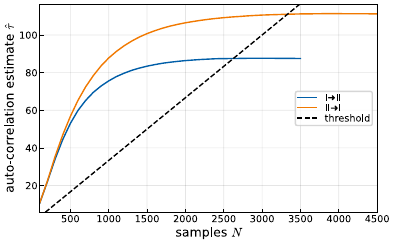

This chart was generated by the following Python code:
"""
Plot the auto-correlation times during a sampling run that continued until convergence.
"""
from pathlib import Path

import pandas as pd
import numpy as np
import matplotlib.pyplot as plt

from lyscripts.plot.histograms import get_size

MODELS = {
    "add12": "I➜II",
    "add21": "II➜I",
}
COLORS = {
    "blue": '#005ea8',
    "green": '#00afa5',
    "orange": '#f17900',
    "red": '#ae0060',
    "gray": '#c5d5db',
}


if __name__ == "__main__":
    plt.style.use("../../../.mplstyle")

    fig, ax = plt.subplots(figsize=get_size())

    for name, label in MODELS.items():
        acor_times = pd.read_csv(f"../data/extended-{name}-v1-acor.csv")
        acor_times.plot(x="x", y="acor_times", ax=ax, label=label)

        xlim = ax.get_xlim()
        ax.set_xlim(
            left=max(xlim[0], acor_times["x"].values[0]),
            right=max(xlim[1], acor_times["x"].values[-1]),
        )

    xlim = ax.get_xlim()
    ylim = ax.get_ylim()

    x = np.linspace(*xlim, 10)
    ax.plot(x, x/30., "--", color="black", label="threshold")
    ax.set_xlabel("samples")
    ax.set_ylim(*ylim)
    ax.set_ylabel("auto-correlation estimate")
    ax.legend(loc="center right")

    plt.savefig(Path(__file__).with_suffix(".svg").name)
